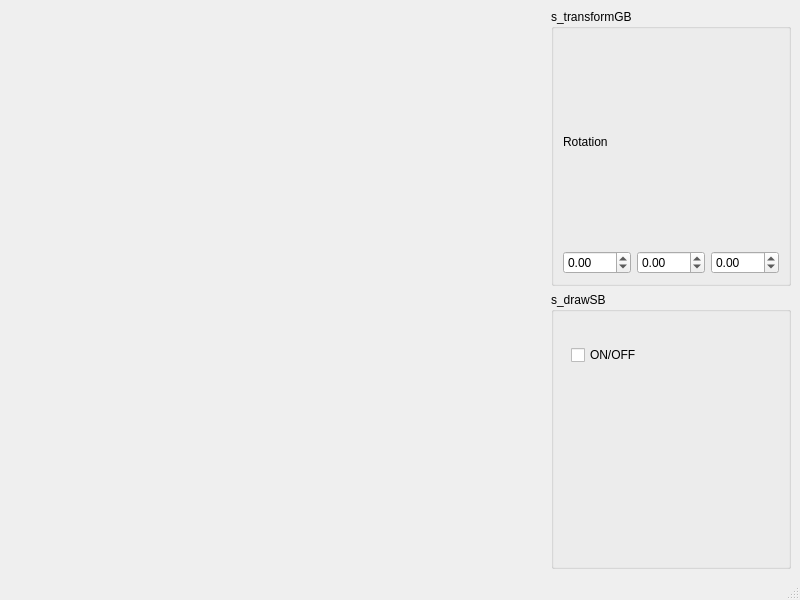
<?xml version="1.0" encoding="UTF-8"?>
<ui version="4.0">
 <class>MainWindow</class>
 <widget class="QMainWindow" name="MainWindow">
  <property name="geometry">
   <rect>
    <x>0</x>
    <y>0</y>
    <width>800</width>
    <height>600</height>
   </rect>
  </property>
  <property name="windowTitle">
   <string>Flocking Simulator</string>
  </property>
  <widget class="QWidget" name="centralwidget">
   <layout class="QGridLayout" name="s_mainWindowGridLayout">
    <item row="0" column="1">
     <widget class="QGroupBox" name="groupBox">
      <property name="title">
       <string>s_transformGB</string>
      </property>
      <layout class="QGridLayout" name="gridLayout">
       <item row="2" column="3">
        <widget class="QDoubleSpinBox" name="m_rotationX">
         <property name="minimum">
          <double>-360.000000000000000</double>
         </property>
         <property name="maximum">
          <double>360.000000000000000</double>
         </property>
        </widget>
       </item>
       <item row="2" column="6">
        <widget class="QDoubleSpinBox" name="m_rotationY">
         <property name="minimum">
          <double>-360.000000000000000</double>
         </property>
         <property name="maximum">
          <double>360.000000000000000</double>
         </property>
        </widget>
       </item>
       <item row="0" column="3">
        <widget class="QLabel" name="label">
         <property name="text">
          <string>Rotation</string>
         </property>
        </widget>
       </item>
       <item row="2" column="7">
        <widget class="QDoubleSpinBox" name="m_rotationZ">
         <property name="minimum">
          <double>-360.000000000000000</double>
         </property>
         <property name="maximum">
          <double>360.000000000000000</double>
         </property>
        </widget>
       </item>
      </layout>
     </widget>
    </item>
    <item row="1" column="1">
     <widget class="QGroupBox" name="groupBox_2">
      <property name="title">
       <string>s_drawSB</string>
      </property>
      <widget class="QCheckBox" name="m_toggleSwitch">
       <property name="geometry">
        <rect>
         <x>20</x>
         <y>50</y>
         <width>96</width>
         <height>26</height>
        </rect>
       </property>
       <property name="text">
        <string>ON/OFF</string>
       </property>
      </widget>
     </widget>
    </item>
    <item row="0" column="0" rowspan="2">
     <spacer name="horizontalSpacer">
      <property name="orientation">
       <enum>Qt::Horizontal</enum>
      </property>
      <property name="sizeHint" stdset="0">
       <size>
        <width>40</width>
        <height>20</height>
       </size>
      </property>
     </spacer>
    </item>
   </layout>
  </widget>
  <widget class="QMenuBar" name="menubar">
   <property name="geometry">
    <rect>
     <x>0</x>
     <y>0</y>
     <width>800</width>
     <height>27</height>
    </rect>
   </property>
  </widget>
  <widget class="QStatusBar" name="statusbar"/>
 </widget>
 <resources/>
 <connections/>
</ui>
